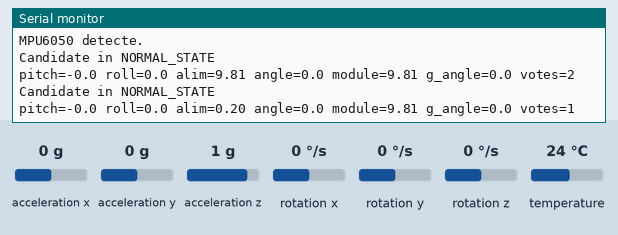
Bench run of a sketch on a simulated ESP32. Parts: the last lines printed to the serial monitor. The inputs (shaded band) are chosen by the test bench; at power-on: acceleration z 1 g, acceleration x 0 g, acceleration y 0 g, rotation x 0 °/s, rotation y 0 °/s, rotation z 0 °/s, temperature 24 °C.

Above: at 5.2 s.
5.3 s: acceleration z set to 0.1 g
At 7.6 s:
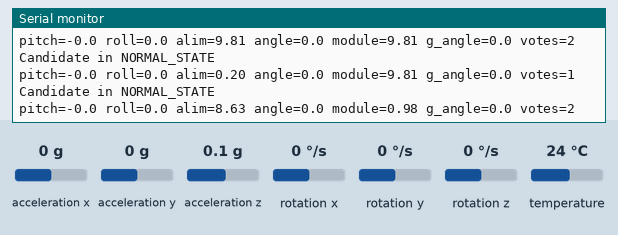
9.2 s: acceleration z set to -0.2 g
At 9.2 s:
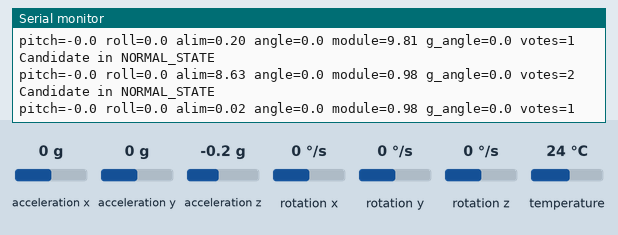
Timing chart, 0 to 12.2 s (numbered marks = the images above; inputs shaded):
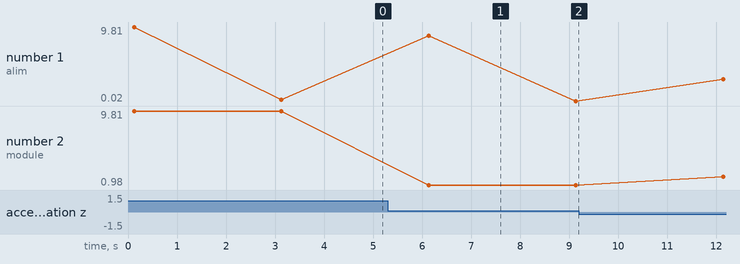

Measured:
- after the input at 5.3 s, the serial monitor: prints a new line after 0.83 s (image 1)
- plotted number 1: 0.2 → 0.02 after the input at 5.3 s, 0.02 → 0.04 after the input at 9.2 s
- plotted number 2: 9.81 → 0.98 after the input at 5.3 s, 0.98 → 1.96 after the input at 9.2 s

The sketch:

MPU_only.ino
```cpp
#include <Wire.h>
#include <Adafruit_MPU6050.h>
#include <Adafruit_Sensor.h>

#define SDA 21
#define SCL 22

Adafruit_MPU6050 mpu;

// params
const int FS_HZ = 50;
const int N = 25; // parametre du fenêtrage

// Seuil
const float ALIM_TH = 1.8; // g // normalized unit
const float ANGLE_DELTA_TH = 60.0;
const float ANGLE_ROLL_TH = 100.0;
const float ANGLE_PITCH_TH = 50.0;// degrees
const float ANGLE_BETA_TH=100;
const float MODULE_TH=10;
// buffers (circular)
float axBuf[N], ayBuf[N], azBuf[N];
float gxBuf[N], gyBuf[N], gzBuf[N];

// initialisation de la gravite
float gravX=0, gravY=0, gravZ=0;
const float alphaLPF = 0.98; // coefficient du filtre complémentaire

unsigned long lastMillis = 0;
int oldest = 0;
int newest = N-1;

void setup(){
  Serial.begin(115200);
  Wire.begin(SDA,SCL);
  while (!mpu.begin()) {
      Serial.println("Erreur : MPU6050 introuvable !");
      delay(10);
    }
  Serial.println("MPU6050 detecte.");
  mpu.setAccelerometerRange(MPU6050_RANGE_2_G);
  mpu.setGyroRange(MPU6050_RANGE_250_DEG);
  mpu.setFilterBandwidth(MPU6050_BAND_21_HZ);

  delay(100);
  lastMillis = millis();
}

sensors_event_t a, g, temp;
float ax,ay,az,gx,gy,gz,lax,lay,laz,pitch,roll,alim,mag1,mag2,dot,angle_deg;
int votes;
bool f_roll,f_pitch,fa_angle,f_alim,fg_angle,f_module;

void loop(){
  // run at ~FS_HZ
  if(millis() - lastMillis < (1000/FS_HZ)) return;
  lastMillis = millis();


  mpu.getEvent(&a, &g, &temp);
  ax = a.acceleration.x ; ay = a.acceleration.y ; az = a.acceleration.z ;
  gx = g.gyro.x ; gy = g.gyro.y ; gz = g.gyro.z ;

  // accel linéaire
  lax = ax - gravX; lay = ay - gravY; laz = az - gravZ;

// LPF gravity estimate on accelerometer (for Alim)
  gravX = alphaLPF *ax ;gravY = alphaLPF *ay ; gravZ = alphaLPF *az ;

  // store in buffers
  for(int i=N-1;i>0;i--)
  {
     axBuf[i] = axBuf[i-1] ; ayBuf[i] = ayBuf[i-1] ;azBuf[i] = azBuf[i-1] ;
  gxBuf[i] = gxBuf[i-1]; gyBuf[i] = gyBuf[i-1]; gzBuf[i] = gzBuf[i-1];
  }
  axBuf[0] = ax; ayBuf[0] = ay; azBuf[0] = az;
  gxBuf[0] = gx; gyBuf[0] = gy; gzBuf[0] = gz;

  // pitch : inclinaison avant/arriere
  pitch = atan2(-ax,sqrt(ay * ay + az * az)) * 180.0 / PI;
  f_pitch = (fabs(pitch) > ANGLE_PITCH_TH);

  // roll : inclinaison gauche/droite
  roll  = atan2(ay,az) * 180.0 / PI;
  f_roll = (fabs(roll) > ANGLE_ROLL_TH);

  // Alim
  alim = sqrt(lax*lax + lay*lay + laz*laz);
  f_alim = (alim > ALIM_TH);

// Angle delta ∠α
// angle entre vecteurs v1 and v2:
  dot = (axBuf[newest]*axBuf[oldest] + ayBuf[newest]*ayBuf[oldest] + azBuf[newest]*azBuf[oldest]);
  mag1 = sqrt(axBuf[newest]*axBuf[newest] + ayBuf[newest]*ayBuf[newest] + azBuf[newest]*azBuf[newest]);
  mag2 = sqrt(axBuf[oldest]*axBuf[oldest] + ayBuf[oldest]*ayBuf[oldest] + azBuf[oldest]*azBuf[oldest]);
  angle_deg = 0;
  if(mag1*mag2 > 0.0001) {
    float c = dot / (mag1*mag2);
    if(c>1) c=1; if(c<-1) c=-1;
    angle_deg = acos(c) * 180.0 / M_PI;
  }
  fa_angle = (angle_deg > ANGLE_DELTA_TH);

//angle beta
  float dot2 = (gxBuf[newest]*gxBuf[oldest] + gyBuf[newest]*gyBuf[oldest] + azBuf[newest]*azBuf[oldest]);
  float mag3 = sqrt(gxBuf[newest]*gxBuf[newest] + gyBuf[newest]*gyBuf[newest] + azBuf[newest]*azBuf[newest]);
  float module = sqrt(gxBuf[oldest]*gxBuf[oldest] + gyBuf[oldest]*gyBuf[oldest] + azBuf[oldest]*azBuf[oldest]);
  float g_angle = 0;
  if(mag3*module > 0.0001) {
    float c1 = dot2 / (mag3*module);
    if(c1>1) c1=1; if(c1<-1) c1=-1;
    g_angle = acos(c1) * 180.0 / M_PI;
  }
 fg_angle = (g_angle > ANGLE_BETA_TH);
 f_module=(module<MODULE_TH);
  // Decision ( votes=facteur indicateur de chute base sur la confirmation de 6 parametres)
  votes = (f_pitch?1:0) +(f_roll?1:0)+ (f_alim?1:0) + (fa_angle?1:0)+(fg_angle?1:0) +(f_module?1:0) ;
  if(votes >= 4) {
    Serial.println("FALL_CANDIDATE detected, running post-check...");
    // Alarme
    Post_Confirmation()?Serial.println("FALL CONFIRMED!"):Serial.println("FALL REJECTED!");

  }
  else {Serial.println("Candidate in NORMAL_STATE ");}

// pour Debugage
   Serial.printf("pitch=%.1f roll=%.1f alim=%.2f angle=%.1f module=%.2f g_angle=%.1f votes=%d\n",
      pitch,roll, alim, angle_deg,module,g_angle, votes);
  delay(3000);
}

bool Post_Confirmation()  //FONCTION DE COMFIRMATION DE CHUTE QUI fait un check pendant 8 seconde
{
    int cpt=0;
    while(votes >= 3 && cpt<8)
     {
  mpu.getEvent(&a, &g, &temp);

  ax = a.acceleration.x ;ay = a.acceleration.y ;az = a.acceleration.z ;
  gx = g.gyro.x ;gy = g.gyro.y ;gz = g.gyro.z ;

   for(int i=N-1;i>0;i--)
  {
     axBuf[i] = axBuf[i-1] ; ayBuf[i] = ayBuf[i-1] ;azBuf[i] = azBuf[i-1] ;
  gxBuf[i] = gxBuf[i-1]; gyBuf[i] = gyBuf[i-1]; gzBuf[i] = gzBuf[i-1];
  }
  axBuf[0] = ax; ayBuf[0] = ay; azBuf[0] = az;
  gxBuf[0] = gx; gyBuf[0] = gy; gzBuf[0] = gz;

  pitch = atan2(-ax,sqrt(ay * ay + az * az)) * 180.0 / PI;f_pitch = (fabs(pitch) > ANGLE_PITCH_TH);
  roll  = atan2(ay,az) * 180.0 / PI;f_roll = (fabs(roll) > ANGLE_ROLL_TH);
  alim = sqrt(lax*lax + lay*lay + laz*laz); f_alim = (alim > ALIM_TH);

  dot = (axBuf[newest]*axBuf[oldest] + ayBuf[newest]*ayBuf[oldest] + azBuf[newest]*azBuf[oldest]);
  mag1 = sqrt(axBuf[newest]*axBuf[newest] + ayBuf[newest]*ayBuf[newest] + azBuf[newest]*azBuf[newest]);
  mag2 = sqrt(axBuf[oldest]*axBuf[oldest] + ayBuf[oldest]*ayBuf[oldest] + azBuf[oldest]*azBuf[oldest]);
  angle_deg = 0;
  if(mag1*mag2 > 0.0001) {
    float c = dot / (mag1*mag2);
    if(c>1) c=1; if(c<-1) c=-1;
    angle_deg = acos(c) * 180.0 / M_PI;
  }
  fa_angle = (angle_deg > ANGLE_DELTA_TH);

   float dot2 = (gxBuf[newest]*gxBuf[oldest] + gyBuf[newest]*gyBuf[oldest] + azBuf[newest]*azBuf[oldest]);
  float mag3 = sqrt(gxBuf[newest]*gxBuf[newest] + gyBuf[newest]*gyBuf[newest] + azBuf[newest]*azBuf[newest]);
  float module = sqrt(gxBuf[oldest]*gxBuf[oldest] + gyBuf[oldest]*gyBuf[oldest] + azBuf[oldest]*azBuf[oldest]);
  float g_angle = 0;
  if(mag3*module > 0.0001) {
    float c1 = dot2 / (mag3*module);
    if(c1>1) c1=1; if(c1<-1) c1=-1;
    g_angle = acos(c1) * 180.0 / M_PI;
  }
 fg_angle = (g_angle > ANGLE_BETA_TH);
 f_module=(module<MODULE_TH);

  votes = (f_pitch?1:0) +(f_roll?1:0)+ (f_alim?1:0) + (fa_angle?1:0)+(fg_angle?1:0) +(f_module?1:0) ;
  cpt++;
  delay(1000);
  }
  bool status=cpt>6?1:0;
return status;
}
```
